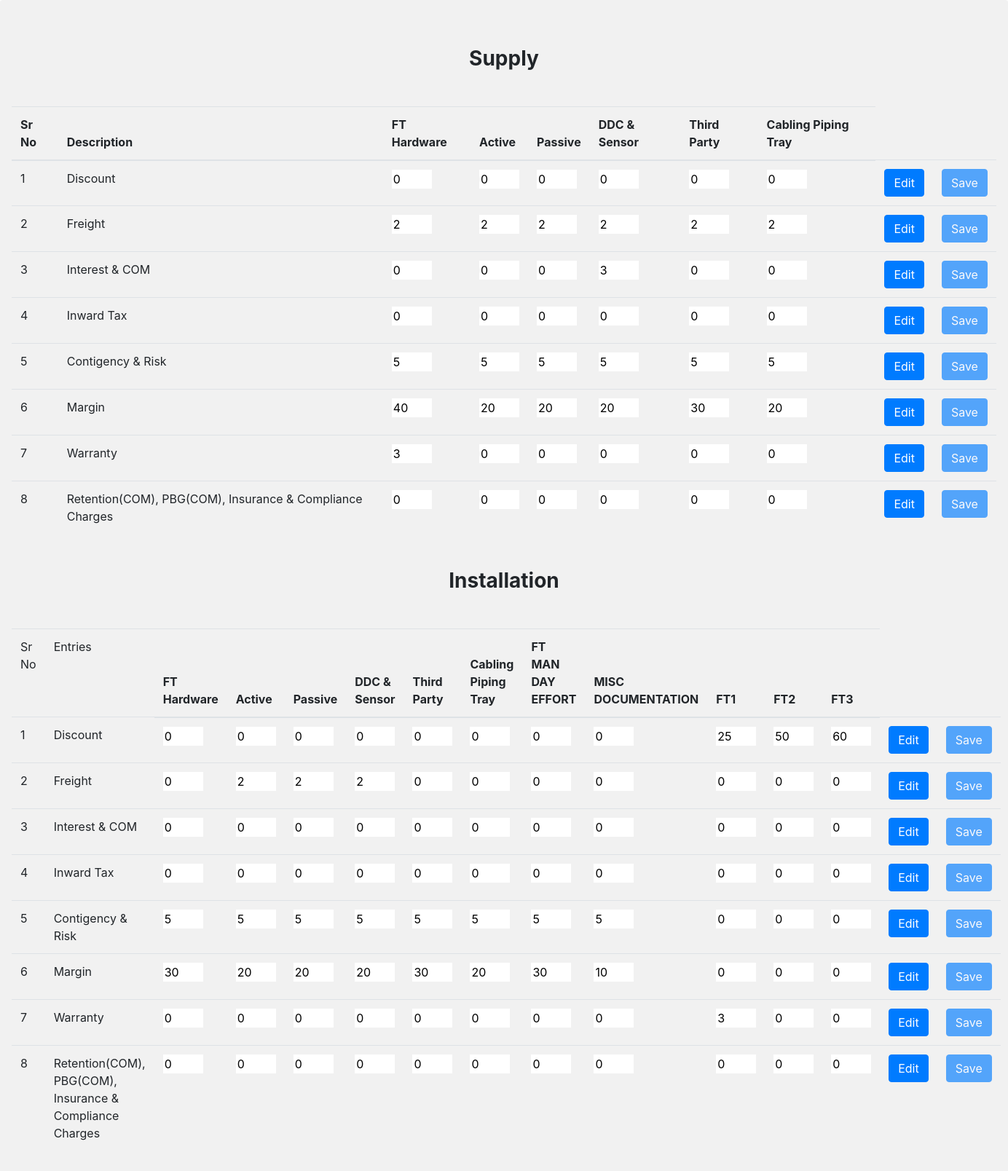
/admins/percentagechangesheet/, run on an earlier commit of the app's database.
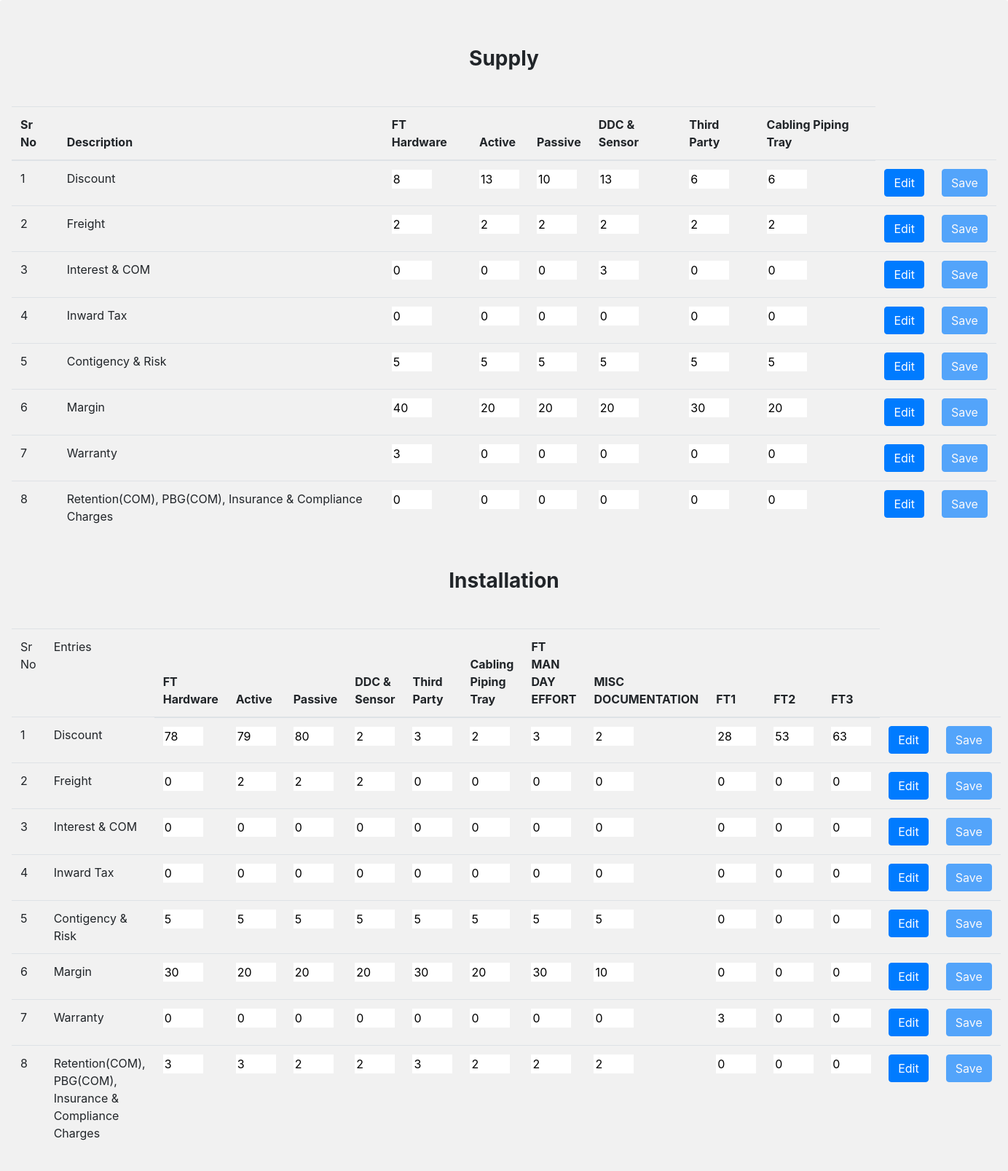
And on a later commit of the database.
### Admin1/models.py (models this page shows)
class InputConfiguration(models.Model):
    sr_no=models.IntegerField()
    desc=models.CharField(max_length=500)
    ft_hardware=models.IntegerField()
    active=models.IntegerField()
    passive=models.IntegerField()
    ddcsensor=models.IntegerField()
    thirdparty=models.IntegerField()
    cabpiptray=models.IntegerField()
    ft_hardware1=models.IntegerField()
    active1=models.IntegerField()
    passive1=models.IntegerField()
    ddcsensor1=models.IntegerField()
    thirdparty1=models.IntegerField()
    cabpiptray1=models.IntegerField()
    ftmandayeffort=models.IntegerField()
    othersmicffort=models.IntegerField()
    ft2=models.IntegerField()
    ft3=models.IntegerField()
    ft4=models.IntegerField()

### Admin1/views.py (the view)
# urls.py: path('percentagechangesheet/',views.percentagechangesheet,name='percentagechangesheet'),
def percentagechangesheet(request):
    entries=InputConfiguration.objects.all()
    print(len(entries))
    context={'entries':entries}
    return render(request,'Admin1/percentagechangesheet.html',context)

### templates/Admin1/percentagechangesheet.html (shortened to what the changed rows need)
<!DOCTYPE html>
<html lang="en">
<head>
    <link rel="stylesheet" href="https://cdn.jsdelivr.net/npm/bootstrap@4.1.3/dist/css/bootstrap.min.css"
>
</head>
<body>
    <div style="width: auto;background-color: rgb(241, 241, 241);" class="shadow p-3 mb-5 rounded">
        <table>
            <form class="my-5">
                <table class="table">
                    <thead>
                        <tr>
                            <th scope="col"> Sr No</th>
                            <th scope="col">Description</th>
                            <th scope="col">FT Hardware</th>
                            <th scope="col">Active</th>
                            <th scope="col">Passive</th>
                            <th scope="col">DDC & Sensor</th>
                            <th scope="col">Third Party</th>
                            <th scope="col">Cabling Piping Tray</th>
                        </tr>
                    </thead>
                    <tbody>
                        {% for entry in entries %}
                        <tr>
                            <td>{{entry.sr_no}}</td>
                            <td>{{entry.desc}}</td>
                            <td><input class="{{entry.sr_no}}1" id="{{entry.sr_no}}1hardware" style="width: 55px;border:none" readonly="true" value="{{entry.ft_hardware}}"
                                    type="number"></td>
                            <td><input class="{{entry.sr_no}}1" id="{{entry.sr_no}}1active" style="width: 55px;border:none" readonly="true" value="{{entry.active}}"
                                    type="number"></td>
                            <td><input class="{{entry.sr_no}}1" id="{{entry.sr_no}}1passive" style="width: 55px;border:none" readonly="true" value="{{entry.passive}}"
                                    type="number"></td>
                            <td><input class="{{entry.sr_no}}1" id="{{entry.sr_no}}1ddcsensor" style="width: 55px;border:none" readonly="true" value="{{entry.ddcsensor}}"
                                    type="number"></td>
                            <td><input class="{{entry.sr_no}}1" id="{{entry.sr_no}}1thirdparty" style="width: 55px;border:none" readonly="true" value="{{entry.thirdparty}}"
                                    type="number"></td>
                            <td><input class="{{entry.sr_no}}1" id="{{entry.sr_no}}1cabpiptray" style="width: 55px;border:none" readonly="true" value="{{entry.cabpiptray}}"
                                    type="number"></td>
                            <td><button value="{{entry.sr_no}}1" type="submit" class="btn btn-primary edit">Edit</button></td>
                            <td><button value="{{entry.sr_no}}1" id="{{entry.sr_no}}1" type="submit" disabled class="btn btn-primary save">Save</button></td>
                        </tr>
                        {% endfor %}
                    </tbody>
            </form>
        </table>
        <table>
            <form class="my-5">
                <table class="table">
                    <thead>
                        <tr>
                            <td>Sr No</td>
                            <td>Entries</td>
                            <th>FT Hardware</th>
                            <th>Active</th>
                            <th>Passive</th>
                            <th>DDC & Sensor</th>
                            <th>Third Party</th>
                            <th>Cabling Piping Tray</th>
                            <th>FT MAN DAY EFFORT</th>
                            <th> MISC DOCUMENTATION</th>
                            <th>FT1</th>
                            <th>FT2</th>
                            <th>FT3</th>
                        </tr>
                    </thead>
                    <tbody>
                        {% for entry in entries %}
                        <tr>
                              <td>{{entry.sr_no}}</td>
                            <td>{{entry.desc}}</td>
                            <td><input class="{{entry.sr_no}}2" id="{{entry.sr_no}}2hardware"  style="width: 55px;border:none" readonly="true" value="{{entry.ft_hardware1}}"
                                    type="number"></td>
                            <td><input class="{{entry.sr_no}}2" id="{{entry.sr_no}}2active" style="width: 55px;border:none" readonly="true" value="{{entry.active1}}"
                                    type="number"></td>
                            <td><input class="{{entry.sr_no}}2" id="{{entry.sr_no}}2passive" style="width: 55px;border:none" readonly="true" value="{{entry.passive1}}"
                                    type="number"></td>
                            <td><input class="{{entry.sr_no}}2" id="{{entry.sr_no}}2ddcsensor" style="width: 55px;border:none" readonly="true" value="{{entry.ddcsensor1}}"
                                    type="number"></td>
                            <td><input class="{{entry.sr_no}}2" id="{{entry.sr_no}}2thirdparty" style="width: 55px;border:none" readonly="true" value="{{entry.thirdparty1}}"
                                    type="number"></td>
                            <td><input class="{{entry.sr_no}}2" id="{{entry.sr_no}}2cabpiptray" style="width: 55px;border:none" readonly="true" value="{{entry.cabpiptray1}}"
                                    type="number"></td>
                            <td><input class="{{entry.sr_no}}2" id="{{entry.sr_no}}2ftmandayeffort" style="width: 55px;border:none" readonly="true" value="{{entry.ftmandayeffort}}"
                                    type="number"></td>
                            <td><input class="{{entry.sr_no}}2" id="{{entry.sr_no}}2othersmicffort" style="width: 55px;border:none" readonly="true" value="{{entry.othersmicffort}}"
                                    type="number"></td>
                            <td><input class="{{entry.sr_no}}2" id="{{entry.sr_no}}2ft2" style="width: 55px;border:none" readonly="true" value="{{entry.ft2}}"
                                    type="number"></td>
                            <td><input class="{{entry.sr_no}}2" id="{{entry.sr_no}}2ft3" style="width: 55px;border:none" readonly="true" value="{{entry.ft3}}"
                                    type="number"></td>
                            <td><input class="{{entry.sr_no}}2" id="{{entry.sr_no}}2ft4" style="width: 55px;border:none" readonly="true" value="{{entry.ft4}}"
                                    type="number"></td>
                            <td><button value="{{entry.sr_no}}2" type="submit" class="btn btn-primary edit">Edit</button></td>
                            <td><button value="{{entry.sr_no}}2" id="{{entry.sr_no}}2" type="submit" disabled class="btn btn-primary save1">Save</button></td>
                        </tr>
                        {% endfor %}
                    </tbody>
            </form>
        </table>
    </div>
</body>
</html>

What changed in the data, as far as the page shows it:
changed InputConfiguration "Discount": ft_hardware "0" → "8"; active "0" → "13"; passive "0" → "10"; ddcsensor "0" → "13"; thirdparty "0" → "6"; cabpiptray "0" → "6"; ft_hardware1 "0" → "78"; active1 "0" → "79"; passive1 "0" → "80"; ddcsensor1 "0" → "2"; thirdparty1 "0" → "3"; cabpiptray1 "0" → "2"; ftmandayeffort "0" → "3"; othersmicffort "0" → "2"; ft2 "25" → "28"; ft3 "50" → "53"; ft4 "60" → "63"
changed InputConfiguration "Retention(COM), PBG(COM), Insurance & Compliance Charges": ft_hardware1 "0" → "3"; active1 "0" → "3"; passive1 "0" → "2"; ddcsensor1 "0" → "2"; thirdparty1 "0" → "3"; cabpiptray1 "0" → "2"; ftmandayeffort "0" → "2"; othersmicffort "0" → "2"
